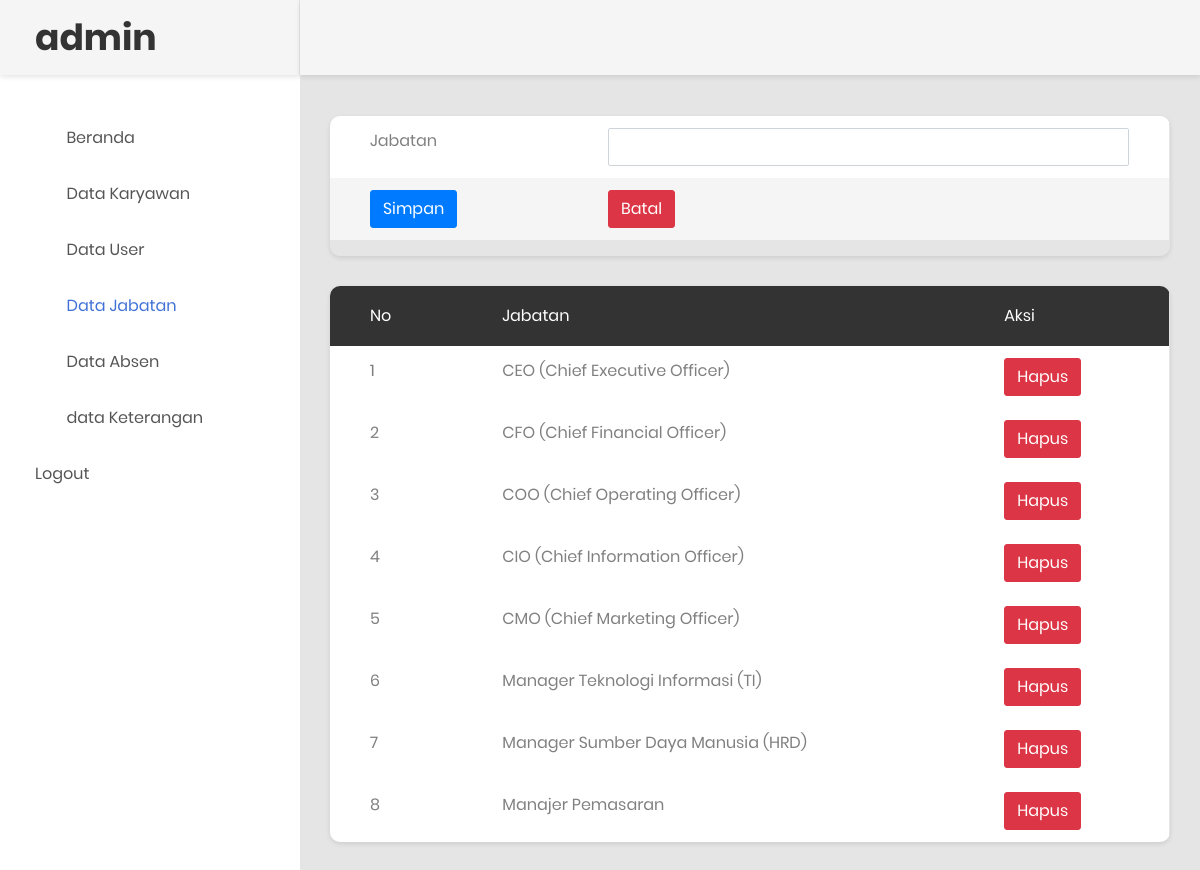
The app's page /datajabatan.php (signed in) with its own data.
### tables this page shows
CREATE TABLE `tb_jabatan` (
  `id` int(11) NOT NULL,
  `jabatan` varchar(255) NOT NULL
);

### datajabatan.php (the view, shortened to what this page needs)
<!DOCTYPE html>
<html lang="en">
<head>
     <link rel="stylesheet" href="https://maxcdn.bootstrapcdn.com/bootstrap/4.5.2/css/bootstrap.min.css">
    <link rel="stylesheet" type="text/css" href="css/bootstrap.css" media="all">
    <link href="css/font-face.css" rel="stylesheet" media="all">
    <link href="vendor/font-awesome-4.7/css/font-awesome.min.css" rel="stylesheet" media="all">
    <link href="vendor/font-awesome-5/css/fontawesome-all.min.css" rel="stylesheet" media="all">
    <link href="vendor/mdi-font/css/material-design-iconic-font.min.css" rel="stylesheet" media="all">
    <link href="vendor/bootstrap-4.1/bootstrap.min.css" rel="stylesheet" media="all">
    <link href="vendor/animsition/animsition.min.css" rel="stylesheet" media="all">
    <link href="vendor/bootstrap-progressbar/bootstrap-progressbar-3.3.4.min.css" rel="stylesheet" media="all">
    <link href="vendor/wow/animate.css" rel="stylesheet" media="all">
    <link href="vendor/css-hamburgers/hamburgers.min.css" rel="stylesheet" media="all">
    <link href="vendor/slick/slick.css" rel="stylesheet" media="all">
    <link href="vendor/select2/select2.min.css" rel="stylesheet" media="all">
    <link href="vendor/perfect-scrollbar/perfect-scrollbar.css" rel="stylesheet" media="all">
    <link href="css/theme.css" rel="stylesheet" media="all">
</head>
<body class="animsition">
    <div class="page-wrapper">
        <aside class="menu-sidebar d-none d-lg-block">
            <div class="logo">
                <a href="#">
                   <h1>admin</h1>
                </a>
            </div>
            <div class="menu-sidebar__content js-scrollbar1">
                <nav class="navbar-sidebar">
                    <ul class="list-unstyled navbar__list">
                        <li>
                            <a class="js-arrow" href="admin2.php">
                                <i class="fas fa-tachometer-alt"></i>Beranda</a>
                        </li>
                        <li>
                            <a href="datakaryawan.php">
                                <i class="fas fa-chart-bar"></i>Data Karyawan</a>
                        </li>
                        <li>
                            <a href="datauser.php">
                                <i class="fas fa-table"></i>Data User</a>
                        </li>
                        <li class="active has-sub">
                            <a href="datajabatan.php">
                                <i class="far fa-check-square"></i>Data Jabatan</a>
                        </li>
                        <li>
                            <a href="data_absen.php">
                                <i class="fas fa-calendar-alt"></i>Data Absen</a>
                        </li>
                        <li>
                            <a href="data_keterangan.php">
                                <i class="fas fa-table"></i>data Keterangan
                            </a>
                        </li>
                        <li>
                            <a href="logout.php">Logout</a>
                        </li>
                    </ul>
                </nav>
            </div>
        </aside>
        <div class="page-container">
            <header class="header-desktop">
            </header>
            <div class="main-content">
                <div class="section__content section__content--p30">
                    <div class="container-fluid">
                        <div class="row">
                           <div class="table-responsive table--no-card m-b-30">
                            <form action="jabatan_sv.php" method="post">
                                <div class="form-group">
                                <table class="table table-borderless table-striped table-earning" >
                                        <tbody>
                                            <tr>
                                                <td>Jabatan</td>
                                                <td>
                                                <input type="text" class="form-control" name="jabatan" autocomplete="off">
                                            </td>
                                            </tr>
                                            <tr>
                                                <td><button type="submit" name="simpan" class="btn btn-primary">Simpan</button></td>
                                                <td><input type="reset" name="" value="Batal" class="btn btn-danger"></td>
                                            </tr>
                                      </tbody>
                                    </table>
                                        </div>
                            </form>
                                </div>
                        </div>
                        <div class="row">
                                <div class="table-responsive table--no-card m-b-30">
                                    <table class="table table-borderless table-striped table-earning">
                                        <thead>
                                            <tr>
                                                <th>No</th>
                                                <th>Jabatan</th>
                                                <th>Aksi</th>
                                            </tr>
                                        </thead>
                                        <?php
                                            include 'koneksi.php';
                                            $sql = "SELECT * FROM tb_jabatan";
                                            $query = mysqli_query($koneksi, $sql);
                                            $no = 1;
                                            while ($row = mysqli_fetch_array($query)) {
                                         ?>
                                        <tbody>
                                            <tr>
                                                <td><?php echo $no ?></td>
                                                <td><?php echo $row['jabatan']; ?></td>
                                                <td> <a href="hapus_jabatan.php?id=<?php echo $row['id']; ?>"><button class="btn btn-danger" onclick="return confirm('yakin ingin dihapus?');">Hapus</button></a></td>
                                            </tr>
                                           <?php
                                           $no++;
                                       }
                                            ?>
                                        </tbody>
                                    </table>
                                </div>
                            </div>
                </div>
            </div>
        </div>
    </div>
</body>
</html>

### records on screen
tb_jabatan: jabatan "CEO (Chief Executive Officer)"
tb_jabatan: jabatan "CFO (Chief Financial Officer)"
tb_jabatan: jabatan "COO (Chief Operating Officer)"
tb_jabatan: jabatan "CIO (Chief Information Officer)"
tb_jabatan: jabatan "CMO (Chief Marketing Officer)"
tb_jabatan: jabatan "Manager Teknologi Informasi (TI)"
tb_jabatan: jabatan "Manager Sumber Daya Manusia (HRD)"
tb_jabatan: jabatan "Manajer Pemasaran"
